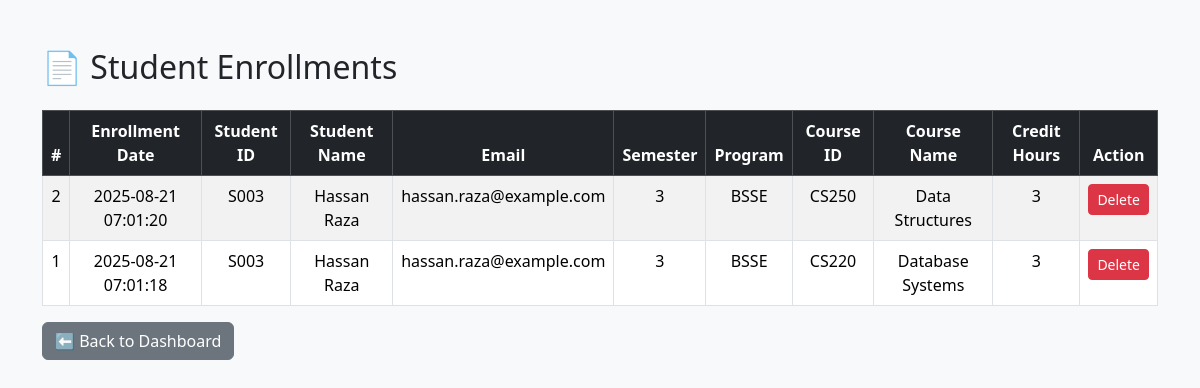
/admin/view_enrollments.php (signed in), run on the app's committed database.
### tables this page shows
CREATE TABLE `enrollment` (
  `EnrollmentID` int(11) NOT NULL,
  `StudentID` varchar(50) NOT NULL,
  `CourseID` varchar(50) NOT NULL,
  `EnrollmentDate` timestamp NOT NULL DEFAULT current_timestamp()
);

CREATE TABLE `student` (
  `StudentID` varchar(50) NOT NULL,
  `Name` varchar(100) NOT NULL,
  `Email` varchar(100) NOT NULL,
  `Password` varchar(100) NOT NULL,
  `Semester` varchar(20) NOT NULL,
  `Program` varchar(100) DEFAULT NULL,
  `ProgramName` varchar(100) NOT NULL
);

CREATE TABLE `course` (
  `CourseID` varchar(50) NOT NULL,
  `CourseName` varchar(100) NOT NULL,
  `CreditHours` int(11) NOT NULL,
  `Semester` varchar(20) NOT NULL,
  `Program` varchar(100) NOT NULL,
  `PrerequisiteCourseID` varchar(50) DEFAULT NULL
);

### admin/view_enrollments.php (the view, shortened to what this page needs)
<?php
include '../includes/db_connection.php';
$colExistsRes = mysqli_query($conn, "SHOW COLUMNS FROM `enrollment` LIKE 'EnrollmentDate'");
if ($colExistsRes && mysqli_num_rows($colExistsRes) > 0) {
    $dateField = "e.EnrollmentDate";
} else {
    $dateField = "NULL AS EnrollmentDate";
}
$sql = "
SELECT
  e.EnrollmentID,
  {$dateField},
  e.StudentID,
  s.Name AS StudentName,
  s.Email AS StudentEmail,
  s.Semester AS StudentSemester,
  s.ProgramName,
  e.CourseID,
  c.CourseName,
  c.CreditHours
FROM enrollment e
LEFT JOIN student s ON e.StudentID = s.StudentID
LEFT JOIN course c  ON e.CourseID = c.CourseID
ORDER BY e.EnrollmentID DESC
";
$result = mysqli_query($conn, $sql);
?>
<!DOCTYPE html>
<html>
<head>
  <link href="https://cdn.jsdelivr.net/npm/bootstrap@5.3.2/dist/css/bootstrap.min.css" rel="stylesheet">
</head>
<body class="bg-light">
<div class="container py-5">
  <h2 class="mb-4">📄 Student Enrollments</h2>
  <table class="table table-bordered table-striped text-center">
    <thead class="table-dark">
      <tr>
        <th>#</th>
        <th>Enrollment Date</th>
        <th>Student ID</th>
        <th>Student Name</th>
        <th>Email</th>
        <th>Semester</th>
        <th>Program</th>
        <th>Course ID</th>
        <th>Course Name</th>
        <th>Credit Hours</th>
        <th>Action</th>
      </tr>
    </thead>
    <tbody>
      <?php if (mysqli_num_rows($result) > 0): ?>
        <?php while ($row = mysqli_fetch_assoc($result)): ?>
          <tr>
            <td><?= htmlspecialchars($row['EnrollmentID']) ?></td>
            <td><?= $row['EnrollmentDate'] ? htmlspecialchars($row['EnrollmentDate']) : '—' ?></td>
            <td><?= htmlspecialchars($row['StudentID']) ?></td>
            <td><?= htmlspecialchars($row['StudentName'] ?: 'Unknown') ?></td>
            <td><?= htmlspecialchars($row['StudentEmail'] ?: '—') ?></td>
            <td><?= htmlspecialchars($row['StudentSemester'] ?: '—') ?></td>
            <td><?= htmlspecialchars($row['ProgramName'] ?: '—') ?></td>
            <td><?= htmlspecialchars($row['CourseID']) ?></td>
            <td><?= htmlspecialchars($row['CourseName'] ?: 'Unknown') ?></td>
            <td><?= htmlspecialchars($row['CreditHours'] ?: '-') ?></td>
            <td>
              <a href="view_enrollments.php?delete=<?= urlencode($row['EnrollmentID']) ?>"
                 onclick="return confirm('Delete enrollment #<?= htmlspecialchars($row['EnrollmentID']) ?>?')"
                 class="btn btn-sm btn-danger">Delete</a>
            </td>
          </tr>
        <?php endwhile; ?>
      <?php else: ?>
        <tr><td colspan="11" class="text-center">No enrollments found.</td></tr>
      <?php endif; ?>
    </tbody>
  </table>
  <a href="dashboard.php" class="btn btn-secondary">⬅ Back to Dashboard</a>
</div>
</body>
</html>

### data on the page
enrollment: EnrollmentID "2", EnrollmentDate "2025-08-21 07:01:20", StudentID "S003", StudentID.Name "Hassan Raza", StudentID.Email "hassan.raza@example.com", StudentID.Semester "3", StudentID.ProgramName "BSSE", CourseID "CS250", CourseID.CourseName "Data Structures", CourseID.CreditHours "3"
enrollment: EnrollmentID "1", EnrollmentDate "2025-08-21 07:01:18", StudentID "S003", StudentID.Name "Hassan Raza", StudentID.Email "hassan.raza@example.com", StudentID.Semester "3", StudentID.ProgramName "BSSE", CourseID "CS220", CourseID.CourseName "Database Systems", CourseID.CreditHours "3"
